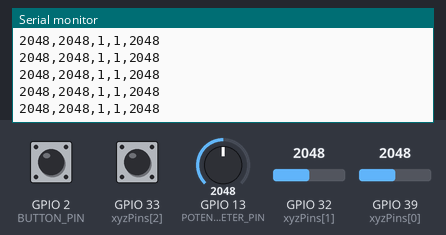
Simulated run of this sketch. Board: ESP32. Parts: the last lines printed to the serial monitor. The inputs (shaded band) are chosen by the test bench; at power-on: GPIO 13 (POTENTIOMETER_PIN) = 2048, GPIO 32 (xyzPins[1]) = 2048, GPIO 39 (xyzPins[0]) = 2048, GPIO 2 (BUTTON_PIN) HIGH, GPIO 33 (xyzPins[2]) HIGH.

Above: at 1.2 s.
1.3 s: GPIO 13 (POTENTIOMETER_PIN) set to 2866
At 1.31 s:
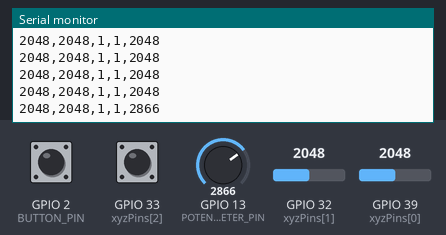
2.8 s: GPIO 32 (xyzPins[1]) set to 2866
At 2.82 s:
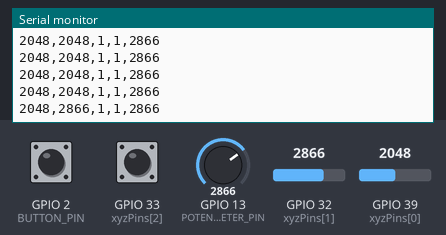
4.3 s: GPIO 39 (xyzPins[0]) set to 2866
At 4.33 s:
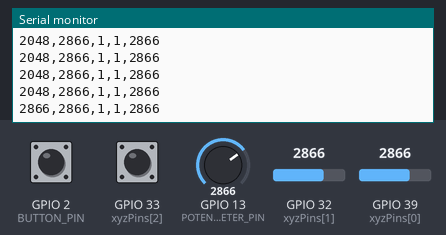
5.8 s: GPIO 2 (BUTTON_PIN) pulled LOW for 0.15 s
At 5.83 s:
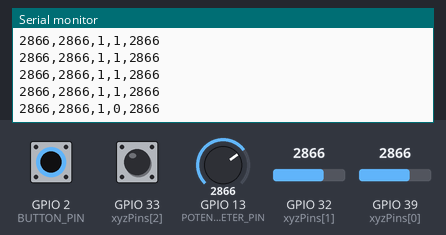
7.4 s: GPIO 33 (xyzPins[2]) pulled LOW for 0.15 s
At 7.44 s:
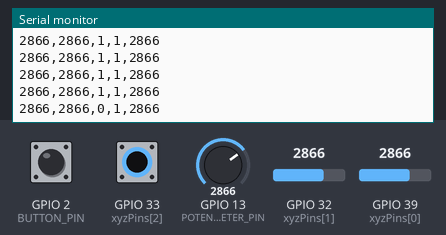
9.0 s: GPIO 13 (POTENTIOMETER_PIN) set to 3603
At 9.05 s:
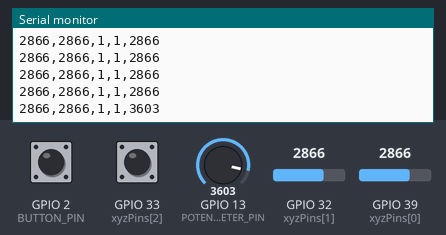
Timing chart, 0 to 11.5 s (numbered marks = the images above; inputs shaded):
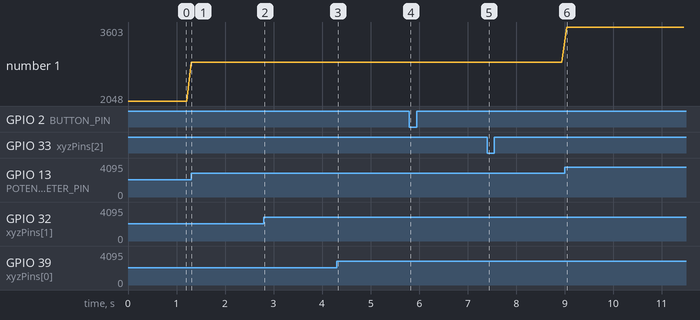

Measured:
- after the input at 1.3 s, the serial monitor: prints a new line at once (image 1)
- after the input at 2.8 s, the serial monitor: prints a new line at once (image 2)
- after the input at 4.3 s, the serial monitor: prints a new line at once (image 3)
- after the input at 5.8 s, the serial monitor: prints a new line at once (image 4)
- after the input at 7.4 s, the serial monitor: prints a new line at once (image 5)
- after the input at 9.0 s, the serial monitor: prints a new line at once (image 6)
- plotted number 1: 2048 → 2866 after the input at 1.3 s, 2866 → 3603 after the input at 9.0 s

The sketch:

penguin.ino
```cpp
#define BUTTON_PIN 2 //button pin
#define POTENTIOMETER_PIN 13 //potentiometer pin
int xyzPins[] = {39, 32, 33};   //x, y, z(switch) pins


void setup() {
 Serial.begin(9600);
 pinMode(BUTTON_PIN, INPUT_PULLUP); // use internal pullup resistor
 pinMode(xyzPins[2], INPUT_PULLUP);  // pullup resistor for switch

}

void loop() {
  // put your main code here, to run repeatedly:
  int buttonState = digitalRead(BUTTON_PIN);
  int xVal = analogRead(xyzPins[0]);
  int yVal = analogRead(xyzPins[1]);
  int zVal = digitalRead(xyzPins[2]);
  int po = analogRead(POTENTIOMETER_PIN);

  Serial.printf("%d,%d,%d,%d,%d", xVal, yVal, zVal, buttonState, po); // change to print all values
  Serial.println();
  delay(100);

}
```
